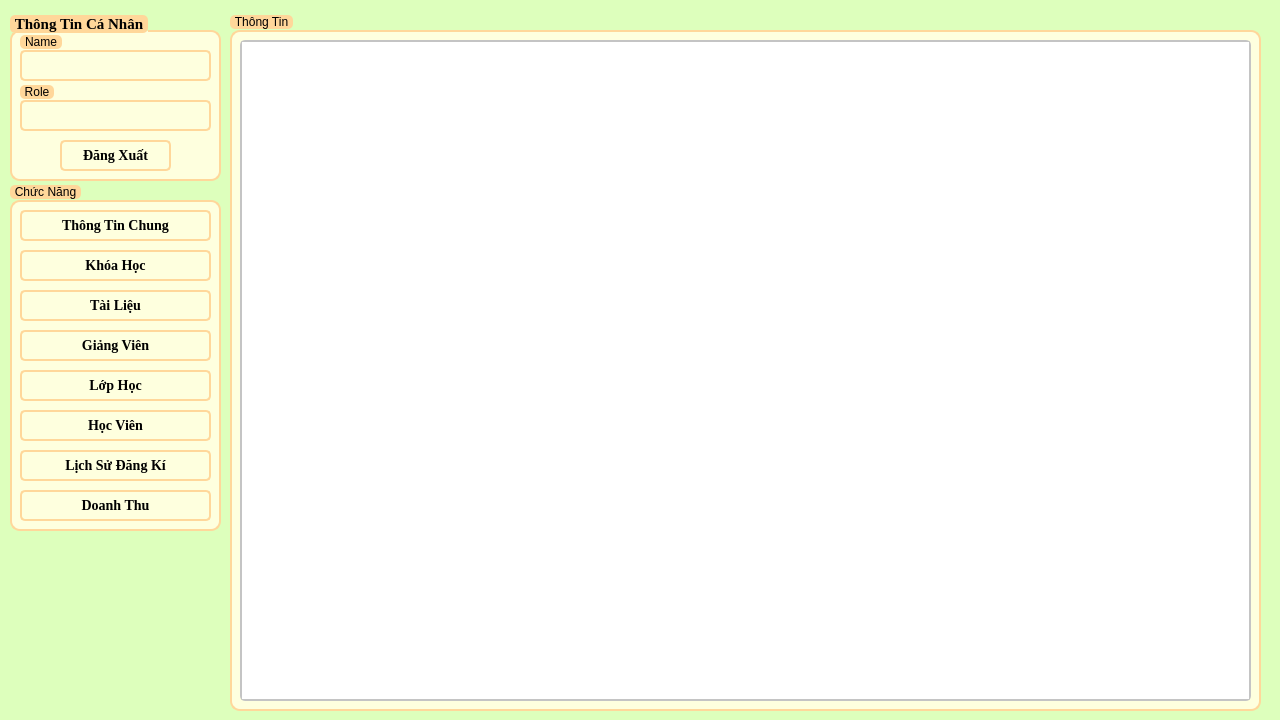
<?xml version="1.0" encoding="UTF-8"?>
<ui version="4.0">
 <class>DoanhThu</class>
 <widget class="QWidget" name="DoanhThu">
  <property name="geometry">
   <rect>
    <x>0</x>
    <y>0</y>
    <width>1280</width>
    <height>720</height>
   </rect>
  </property>
  <property name="windowTitle">
   <string>Form</string>
  </property>
  <property name="styleSheet">
   <string notr="true">*{
	font: 700 11pt &quot;Times New Roman&quot;;
}
QWidget#DoanhThu {
    background-color: #DDFFBC
}

/* LineEdit Styles */
QLineEdit {
    border: 2px solid #FFD79A;
    border-radius: 5px;
    padding: 5px;
    background-color: #FEFFDE;
    font-size: 14px;
}

QLineEdit:focus {
    border: 2px solid #0078d7;
}

/* PushButton Styles */
QPushButton {
    border: 2px solid #FFD79A;
    border-radius: 5px;
    padding: 5px 15px;
    background-color: #FEFFDE;
    color: #000000;
    font-size: 14px;
}

QPushButton:hover {
    background-color: #FFD79A;
}

QPushButton:pressed {
    background-color: #004494;
}

/* TableWidget Styles */
QTableWidget {
    border: 2px solid #c4c4c4;
    border-radius: 5px;
    font-size: 14px;
}

QHeaderView::section {
    background-color: #FFFAC0;
    color: #9DE6E8;
    padding: 5px;
    border: 1px solid #c4c4c4;
}

QTableWidget::item {
    padding: 5px;
}

QTableWidget::item:selected {
    background-color: #FFD79A;
    color: #FFFAC0;
}

QTableWidget::item:hover {
    background-color: #FFD79A;
}

/* ScrollBar Styles */
QScrollBar:vertical {
    border: none;
    background: #f0f0f0;
    width: 12px;
    margin: 15px 0 15px 0;
}

QScrollBar::handle:vertical {
    background: #c4c4c4;
    min-height: 20px;
    border-radius: 5px;
}

QScrollBar::add-line:vertical,
QScrollBar::sub-line:vertical {
    height: 0;
}

QScrollBar::add-page:vertical,
QScrollBar::sub-page:vertical {
    background: none;
}
/* GroupBox Styles */
QGroupBox {
    border: 2px solid #FFD79A;
    border-radius: 10px;
    margin-top: 20px;
    background-color: #FEFFDE;
    padding: 10px;
}

QGroupBox::title {
    subcontrol-origin: margin;
    subcontrol-position: top left;
	top: 5px;
    padding: 0 3px;
    background-color: #FFD79A;
    border-radius: 5px;
    color: #000000;
    font-size: 14pt;
    font-weight: bold;
}</string>
  </property>
  <widget class="QGroupBox" name="groupBox_6">
   <property name="geometry">
    <rect>
     <x>230</x>
     <y>10</y>
     <width>1031</width>
     <height>701</height>
    </rect>
   </property>
   <property name="title">
    <string>Thông Tin</string>
   </property>
   <widget class="QTableWidget" name="result_table">
    <property name="enabled">
     <bool>true</bool>
    </property>
    <property name="geometry">
     <rect>
      <x>10</x>
      <y>30</y>
      <width>1011</width>
      <height>661</height>
     </rect>
    </property>
   </widget>
  </widget>
  <widget class="QGroupBox" name="groupBox_5">
   <property name="geometry">
    <rect>
     <x>10</x>
     <y>180</y>
     <width>211</width>
     <height>351</height>
    </rect>
   </property>
   <property name="title">
    <string>Chức Năng</string>
   </property>
   <widget class="QPushButton" name="btn_doanhthu">
    <property name="geometry">
     <rect>
      <x>10</x>
      <y>310</y>
      <width>191</width>
      <height>31</height>
     </rect>
    </property>
    <property name="font">
     <font>
      <family>Times New Roman</family>
      <pointsize>-1</pointsize>
      <italic>false</italic>
      <bold>true</bold>
      <underline>false</underline>
      <strikeout>false</strikeout>
     </font>
    </property>
    <property name="text">
     <string>Doanh Thu</string>
    </property>
   </widget>
   <widget class="QPushButton" name="btn_lichsudangki">
    <property name="geometry">
     <rect>
      <x>10</x>
      <y>270</y>
      <width>191</width>
      <height>31</height>
     </rect>
    </property>
    <property name="font">
     <font>
      <family>Times New Roman</family>
      <pointsize>-1</pointsize>
      <italic>false</italic>
      <bold>true</bold>
      <underline>false</underline>
      <strikeout>false</strikeout>
     </font>
    </property>
    <property name="text">
     <string>Lịch Sử Đăng Kí</string>
    </property>
   </widget>
   <widget class="QPushButton" name="btn_tailieu">
    <property name="enabled">
     <bool>true</bool>
    </property>
    <property name="geometry">
     <rect>
      <x>10</x>
      <y>110</y>
      <width>191</width>
      <height>31</height>
     </rect>
    </property>
    <property name="font">
     <font>
      <family>Times New Roman</family>
      <pointsize>-1</pointsize>
      <italic>false</italic>
      <bold>true</bold>
      <underline>false</underline>
      <strikeout>false</strikeout>
     </font>
    </property>
    <property name="text">
     <string>Tài Liệu</string>
    </property>
   </widget>
   <widget class="QPushButton" name="btn_hocvien">
    <property name="geometry">
     <rect>
      <x>10</x>
      <y>230</y>
      <width>191</width>
      <height>31</height>
     </rect>
    </property>
    <property name="font">
     <font>
      <family>Times New Roman</family>
      <pointsize>-1</pointsize>
      <italic>false</italic>
      <bold>true</bold>
      <underline>false</underline>
      <strikeout>false</strikeout>
     </font>
    </property>
    <property name="text">
     <string>Học Viên</string>
    </property>
   </widget>
   <widget class="QPushButton" name="btn_lophoc">
    <property name="geometry">
     <rect>
      <x>10</x>
      <y>190</y>
      <width>191</width>
      <height>31</height>
     </rect>
    </property>
    <property name="font">
     <font>
      <family>Times New Roman</family>
      <pointsize>-1</pointsize>
      <italic>false</italic>
      <bold>true</bold>
      <underline>false</underline>
      <strikeout>false</strikeout>
     </font>
    </property>
    <property name="text">
     <string>Lớp Học</string>
    </property>
   </widget>
   <widget class="QPushButton" name="btn_giangvien">
    <property name="enabled">
     <bool>false</bool>
    </property>
    <property name="geometry">
     <rect>
      <x>10</x>
      <y>150</y>
      <width>191</width>
      <height>31</height>
     </rect>
    </property>
    <property name="font">
     <font>
      <family>Times New Roman</family>
      <pointsize>-1</pointsize>
      <italic>false</italic>
      <bold>true</bold>
      <underline>false</underline>
      <strikeout>false</strikeout>
     </font>
    </property>
    <property name="text">
     <string>Giảng Viên</string>
    </property>
   </widget>
   <widget class="QPushButton" name="btn_thongtinchung">
    <property name="enabled">
     <bool>true</bool>
    </property>
    <property name="geometry">
     <rect>
      <x>10</x>
      <y>30</y>
      <width>191</width>
      <height>31</height>
     </rect>
    </property>
    <property name="font">
     <font>
      <family>Times New Roman</family>
      <pointsize>-1</pointsize>
      <italic>false</italic>
      <bold>true</bold>
      <underline>false</underline>
      <strikeout>false</strikeout>
     </font>
    </property>
    <property name="text">
     <string>Thông Tin Chung</string>
    </property>
   </widget>
   <widget class="QPushButton" name="btn_khoahoc">
    <property name="enabled">
     <bool>true</bool>
    </property>
    <property name="geometry">
     <rect>
      <x>10</x>
      <y>70</y>
      <width>191</width>
      <height>31</height>
     </rect>
    </property>
    <property name="font">
     <font>
      <family>Times New Roman</family>
      <pointsize>-1</pointsize>
      <italic>false</italic>
      <bold>true</bold>
      <underline>false</underline>
      <strikeout>false</strikeout>
     </font>
    </property>
    <property name="text">
     <string>Khóa Học</string>
    </property>
   </widget>
  </widget>
  <widget class="QGroupBox" name="groupBox_2">
   <property name="enabled">
    <bool>true</bool>
   </property>
   <property name="geometry">
    <rect>
     <x>10</x>
     <y>10</y>
     <width>211</width>
     <height>171</height>
    </rect>
   </property>
   <property name="font">
    <font>
     <family>Times New Roman</family>
     <pointsize>11</pointsize>
     <italic>false</italic>
     <bold>true</bold>
    </font>
   </property>
   <property name="title">
    <string>Thông Tin Cá Nhân</string>
   </property>
   <widget class="QPushButton" name="btn_dangxuat">
    <property name="geometry">
     <rect>
      <x>50</x>
      <y>130</y>
      <width>111</width>
      <height>31</height>
     </rect>
    </property>
    <property name="font">
     <font>
      <family>Times New Roman</family>
      <pointsize>-1</pointsize>
      <italic>false</italic>
      <bold>true</bold>
      <underline>false</underline>
      <strikeout>false</strikeout>
     </font>
    </property>
    <property name="styleSheet">
     <string notr="true"/>
    </property>
    <property name="text">
     <string>Đăng Xuất</string>
    </property>
   </widget>
   <widget class="QGroupBox" name="groupBox_3">
    <property name="geometry">
     <rect>
      <x>10</x>
      <y>70</y>
      <width>191</width>
      <height>51</height>
     </rect>
    </property>
    <property name="title">
     <string>Role</string>
    </property>
    <widget class="QLineEdit" name="infor_role">
     <property name="enabled">
      <bool>false</bool>
     </property>
     <property name="geometry">
      <rect>
       <x>0</x>
       <y>20</y>
       <width>191</width>
       <height>31</height>
      </rect>
     </property>
    </widget>
   </widget>
   <widget class="QGroupBox" name="groupBox_4">
    <property name="geometry">
     <rect>
      <x>10</x>
      <y>20</y>
      <width>191</width>
      <height>51</height>
     </rect>
    </property>
    <property name="layoutDirection">
     <enum>Qt::LayoutDirection::LeftToRight</enum>
    </property>
    <property name="autoFillBackground">
     <bool>false</bool>
    </property>
    <property name="title">
     <string>Name</string>
    </property>
    <widget class="QLineEdit" name="infor_username">
     <property name="enabled">
      <bool>false</bool>
     </property>
     <property name="geometry">
      <rect>
       <x>0</x>
       <y>20</y>
       <width>191</width>
       <height>31</height>
      </rect>
     </property>
    </widget>
   </widget>
  </widget>
 </widget>
 <resources/>
 <connections/>
</ui>
